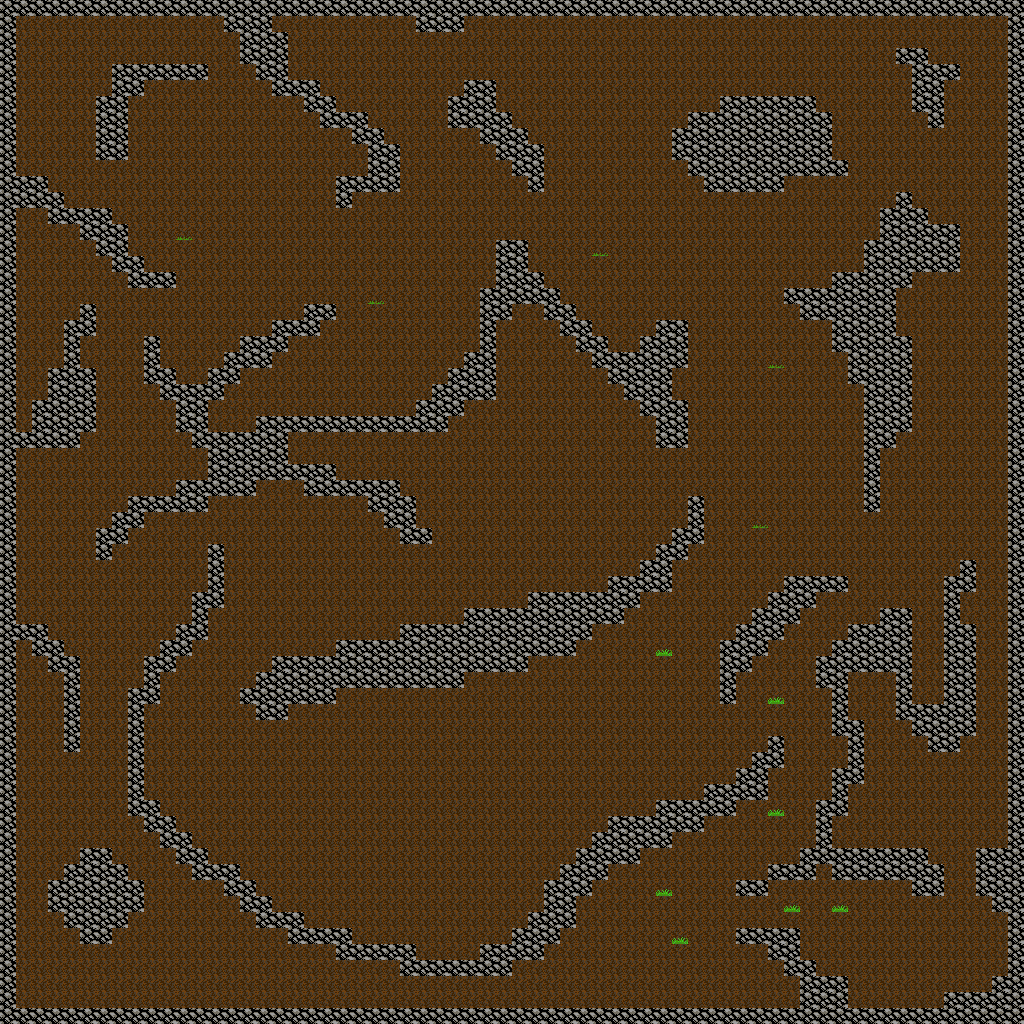

Tiled map render using the project's own tile images. Description and the map definition, with tile-layer contents summarised, below:
An orthogonal 64x64 tile map with 16x16 px tiles, 3 tile layers (base, grass, walls), 2 tilesets and 1 object.

<map version="1.2" tiledversion="1.2.3" orientation="orthogonal" renderorder="right-down" width="64" height="64" tilewidth="16" tileheight="16" infinite="0" nextlayerid="6" nextobjectid="3">
 <tileset firstgid="1" name="addableTiles" tilewidth="16" tileheight="16" tilecount="20" columns="20">
  <image source="../images/tiles/addableTiles.png" width="320" height="16" />
 </tileset>
 <tileset firstgid="21" source="addableTiles.tsx" />
 <layer id="1" name="base" width="64" height="64">
  <data>[4096 cells, 4094 non-empty, 1 distinct tile ids]</data>
 </layer>
 <layer id="4" name="grass" width="64" height="64">
  <data>[4096 cells, 12 non-empty, 2 distinct tile ids]</data>
 </layer>
 <layer id="2" name="walls" width="64" height="64">
  <data>[4096 cells, 993 non-empty, 1 distinct tile ids]</data>
 </layer>
 <objectgroup id="5" name="door">
  <object id="1" gid="21" x="816" y="880" width="16" height="16" />
 </objectgroup>
</map>
